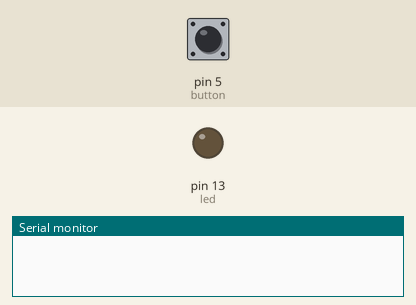
Simulated run of this sketch. Board: Arduino Uno, built with avr-gcc and run on an emulated ATmega328P. On the bench: output pins drawn as LEDs (lit = HIGH), the last lines printed to the serial monitor. The test bench sets the inputs (shaded band); at power-on: pin 5 (button) LOW.

Above: at 1.2 s.
1.3 s: pin 5 (button) pulled HIGH for 0.15 s
At 1.49 s:
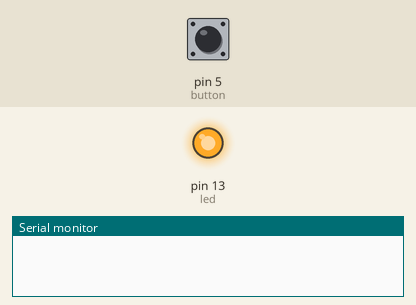
3.1 s: pin 5 (button) pulled HIGH for 3.2 s
At 7.8 s:
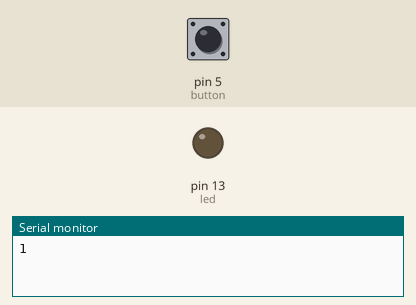
Timing chart, 0 to 9.3 s (numbered marks = the images above; inputs shaded):
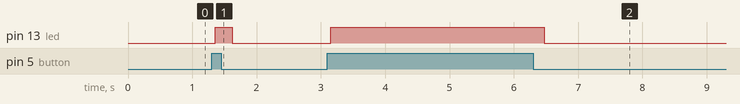

The sketch:

SerialDataRead_1.ino
```cpp
int button = 5;
int led =13;
int count = 0;
int buttonPressCount = 0;

void setup() {
  Serial.begin(9600);
  pinMode(button, INPUT);
  pinMode(led, OUTPUT);
}

void loop() {
  if (digitalRead(button) == 1){
//    Serial.println("1");
    buttonPressCount++;
    digitalWrite(led, HIGH);
  }
  else{
    digitalWrite(led,LOW);
  }
  while(digitalRead(button) == 1){}
  delay(170);
  if (buttonPressCount > 0){
//    Serial.println(count);
    if (++count % 10 == 0){
      Serial.println(buttonPressCount);
      buttonPressCount = 0;
      count = 0;
    }
  }
}
```

Measured:
- after the input at 1.3 s, pin 13 (led): LOW → HIGH after 0.06 s, → LOW 0.26 s later
- after the input at 3.1 s, pin 13 (led): LOW → HIGH after 0.05 s, → LOW 3.3 s later
